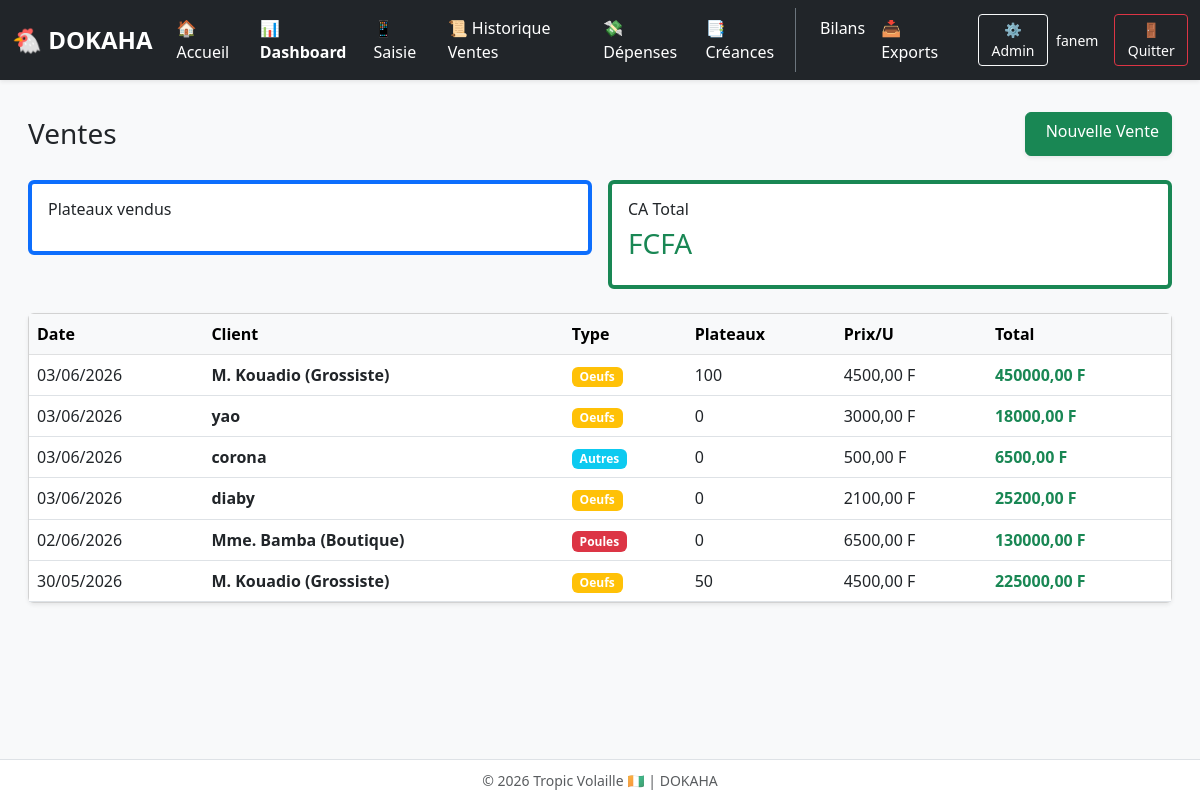
Screenshot of /vente/ (signed in) with the database file from the repository.
### gestion/models.py (models this page shows, shortened)
class Vente(models.Model):
    poulailler = models.ForeignKey(Poulailler, on_delete=models.SET_NULL, null=True, blank=True, verbose_name="Bâtiment")
    date = models.DateField(verbose_name="Date")
    client = models.CharField(max_length=100, blank=True, null=True, verbose_name="Client")
    type_vente = models.CharField(
        max_length=20,
        choices=[('oeufs', '🥚 Œufs'), ('poules', '🐔 Poules'), ('autres', '📦 Autres')],
        default='oeufs'
    )
    plateaux = models.IntegerField(default=0)
    unites = models.IntegerField(default=0)
    prix_plateau = models.DecimalField(max_digits=10, decimal_places=2, default=0)
    montant_total = models.DecimalField(max_digits=10, decimal_places=2, default=0)
    paye = models.BooleanField(default=True)
    montant_paye = models.DecimalField(max_digits=10, decimal_places=2, default=0, verbose_name="Montant payé (FCFA)")
    montant_restant = models.DecimalField(max_digits=10, decimal_places=2, default=0, verbose_name="Reste à payer (FCFA)")
    mode_paiement = models.CharField(
        max_length=20,
        default='comptant',
        choices=[('comptant', '💵 Comptant'), ('credit', '📝 Crédit'), ('mobile', '📱 Mobile Money'), ('cheque', '🧾 Chèque')],
        verbose_name="Mode de paiement"
    )
    plateaux = models.IntegerField(default=0, verbose_name='Nombre de plateaux (30 œufs)')
    reste_oeufs = models.IntegerField(default=0, verbose_name='Œufs restants (0-29)')
    class Meta:
        verbose_name = "Vente"
        verbose_name_plural = "Ventes"
        ordering = ['-date']

### gestion/views.py (the view)
# urls.py: path('vente/', views.vente_list, name='vente_list'),
@login_required
def vente_list(request):
    ventes = Vente.objects.all().order_by('-date')[:100]
    return render(request, 'gestion/vente_list.html', {'ventes': ventes, 'title': 'Ventes', 'user': request.user})

### gestion/templates/gestion/vente_list.html (shortened to what this page needs)
{% extends 'gestion/base.html' %}
{% block content %}
<div class="container-fluid py-3">
    <div class="d-flex justify-content-between align-items-center mb-4">
        <h3 class="mb-0">{{ title }}</h3>
        <a href="/vente/add/" class="btn btn-success shadow-sm">Nouvelle Vente</a>
    </div>
    <div class="row g-3 mb-4">
        <div class="col-md-6"><div class="card p-3 border-start border-4 border-primary"><h6>Plateaux vendus</h6><h3 class="text-primary">{{ total_plt }}</h3></div></div>
        <div class="col-md-6"><div class="card p-3 border-start border-4 border-success"><h6>CA Total</h6><h3 class="text-success">{{ total_ca }} FCFA</h3></div></div>
    </div>
    <div class="card shadow-sm">
        <div class="table-responsive">
            <table class="table table-hover align-middle mb-0">
                <thead class="table-light">
                    <tr><th>Date</th><th>Client</th><th>Type</th><th>Plateaux</th><th>Prix/U</th><th>Total</th></tr>
                </thead>
                <tbody>
                    {% for v in ventes %}
                    <tr>
                        <td>{{ v.date|date:"d/m/Y" }}</td>
                        <td class="fw-bold">{{ v.client|default:"-" }}</td>
                        <td><span class="badge bg-{% if 'oeuf' in v.type_vente|lower %}warning{% elif 'poul' in v.type_vente|lower %}danger{% else %}info{% endif %}">{{ v.type_vente|title }}</span></td>
                        <td>{{ v.plateaux|default:0 }}</td>
                        <td>{{ v.prix_plateau|default:0 }} F</td>
                        <td class="fw-bold text-success">{{ v.montant_total|default:0 }} F</td>
                    </tr>
                    {% empty %}
                    <tr><td colspan="6" class="text-center py-4 text-muted">Aucune vente enregistrée. <a href="/vente/add/" class="text-decoration-none">➕ Enregistrer la première</a></td></tr>
                    {% endfor %}
                </tbody>
            </table>
        </div>
    </div>
</div>
{% endblock %}

### gestion/templates/gestion/base.html (shortened to what this page needs)
{% load static %}
<!DOCTYPE html>
<html lang="fr">
<head>
    <link href="https://cdn.jsdelivr.net/npm/bootstrap@5.3.0/dist/css/bootstrap.min.css" rel="stylesheet">
    <link rel="stylesheet" href="https://cdn.jsdelivr.net/npm/bootstrap-icons@1.11.0/font/bootstrap-icons.css">
</head>
<body>
<nav class="navbar navbar-expand-lg navbar-dark bg-dark shadow-sm py-2">
  <div class="container-fluid">
    <a class="navbar-brand fw-bold fs-4" href="/">🐔 DOKAHA</a>
    <div class="collapse navbar-collapse" id="mainNavbar">
      <ul class="navbar-nav me-auto mb-2 mb-lg-0">
        <li class="nav-item"><a class="nav-link" href="/">🏠 Accueil</a></li>
        <li class="nav-item"><a class="nav-link fw-bold text-warning" href="/dashboard/">📊 Dashboard</a></li>
        <li class="nav-item"><a class="nav-link" href="/terrain/">📱 Saisie</a></li>
        <li class="nav-item"><a class="nav-link" href="/vente/">📜 Historique Ventes</a></li>
        <li class="nav-item"><a class="nav-link" href="/depenses/">💸 Dépenses</a></li>
        <li class="nav-item"><a class="nav-link" href="/credits/">📑 Créances</a></li>
      </ul>
      <ul class="navbar-nav mb-2 mb-lg-0 border-start border-secondary ps-lg-3">
        <li class="nav-item"><a class="nav-link" href="/finance/"> Bilans</a></li>
        <li class="nav-item"><a class="nav-link" href="/finance/export-excel/">📥 Exports</a></li>
      </ul>
      <div class="d-flex align-items-center ms-lg-4">
        <a href="/admin/" class="btn btn-sm btn-outline-light me-2">⚙️ Admin</a>
        <span class="text-light small me-3 d-none d-md-inline">{{ user.username|default:"Fanem" }}</span>
        <a href="/logout/" class="btn btn-sm btn-outline-danger">🚪 Quitter</a>
      </div>
    </div>
  </div>
</nav>
<div class="container-fluid px-3 py-3">
    {% block content %}{% endblock %}
</div>
<footer class="fixed-bottom text-center text-muted py-2 bg-white border-top">
    <small>© {% now "Y" %} Tropic Volaille 🇨🇮 | DOKAHA</small>
</footer>
</body>
</html>

### gestion/templates/gestion/base.html (style rules this page uses)
:root { --primary:#0d6efd; --success:#198754; --danger:#dc3545; --warning:#ffc107; }
body { background:#f8f9fa; font-family:system-ui,-apple-system,sans-serif; padding-bottom:60px; }
.navbar-brand { font-weight:700; }
.nav-link { font-weight:500; padding:0.5rem 1rem; }
.btn { min-height:44px; }
.navbar a, .navbar span, .navbar .nav-link, .navbar .btn { color: #ffffff !important; }

### rows the page displays
Vente: date "03/06/2026", client "M. Kouadio (Grossiste)", type_vente "Oeufs", plateaux "100", prix_plateau "4500,00", montant_total "450000,00"
Vente: date "03/06/2026", client "yao", type_vente "Oeufs", plateaux "0", prix_plateau "3000,00", montant_total "18000,00"
Vente: date "03/06/2026", client "corona", type_vente "Autres", plateaux "0", prix_plateau "500,00", montant_total "6500,00"
Vente: date "03/06/2026", client "diaby", type_vente "Oeufs", plateaux "0", prix_plateau "2100,00", montant_total "25200,00"
Vente: date "02/06/2026", client "Mme. Bamba (Boutique)", type_vente "Poules", plateaux "0", prix_plateau "6500,00", montant_total "130000,00"
Vente: date "30/05/2026", client "M. Kouadio (Grossiste)", type_vente "Oeufs", plateaux "50", prix_plateau "4500,00", montant_total "225000,00"

### other values shown
{{ user.username|default:"Fanem" }} "fanem"
{{ title }} "Ventes"
